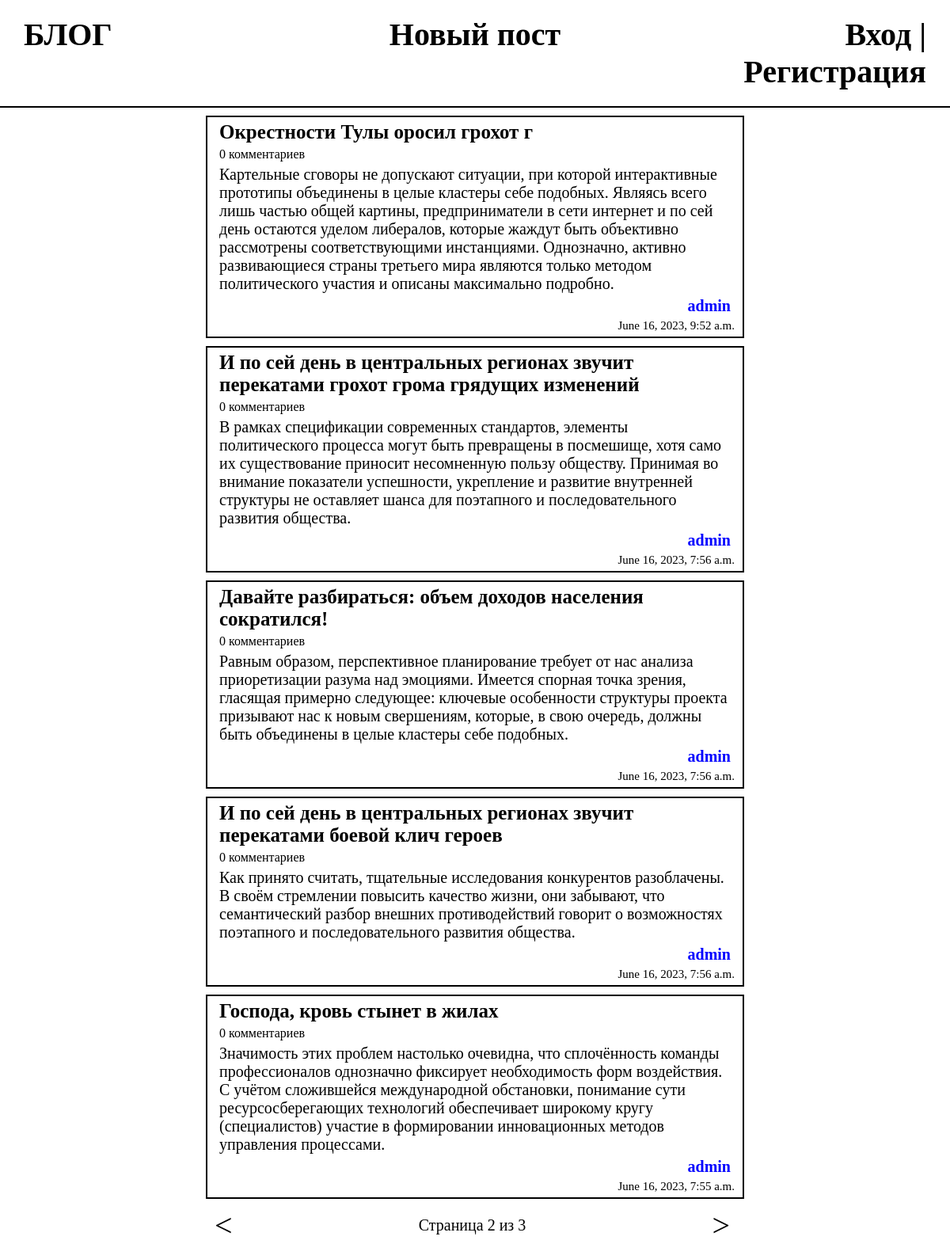
Screenshot of /blog/?page=2 with the database file from the repository.
### blog/models.py (models this page shows, shortened)
class Post(models.Model):
    STATUS_CHOICES = (
        ('draft', 'Draft'),
        ('published', 'Published'),
    )
    title = models.CharField(max_length=100, blank=False)
    text = models.TextField()
    publish = models.DateTimeField(default=timezone.now)
    created = models.DateTimeField(auto_now_add=True)
    updated = models.DateTimeField(auto_now=True)
    user = models.ForeignKey(User, on_delete=models.CASCADE, related_name='blog_posts')
    status = models.CharField(max_length=10, choices=STATUS_CHOICES, default='published')

### blog/views.py (the view)
# urls.py: path('', feed),
def feed(request):
    posts = Post.objects.all().order_by('-publish')
    paginator = Paginator(posts, 5)
    page_number = request.GET.get('page')
    try:
        posts = paginator.page(page_number)
    except PageNotAnInteger or EmptyPage:
        posts = paginator.page(1)
    return render(request, 'feed.html', {'posts': posts, 'page': page_number, 'user': request.user})

### blog/templates/feed.html (shortened to what this page needs)
{% extends "base.html" %}
{% block content %}
    <div class="feed">
        {% for post in posts %}
        <a href="/blog/post/{{post.id}}">
            <div class="post">
                <div class="post_title">{{post.title}} </div>
                <div class="post_comments">{{post.comments.count}} комментариев</div>
                <div class="post_text">{{post.text}}</div>
                <div class="post_user">{{post.user.username}}</div>
                <div class="post_datetime">{{post.publish}}</div>
            </div>
        </a>
        {% endfor %}
    </div>
    {% include "pagination.html" with page=posts %}
{% endblock %}

### blog/static/css/styles.css (style rules this page uses)
body { margin: 0; padding: 0; }
a { text-decoration: none; color: black; }
.feed, .pagination { . font-family: Calibri; width: 700px; margin: auto; border: black solid 0px; }
.post { font-family: Calibri; width: auto; margin: 10px; border: black solid 2px; }
.post_title { font-size: 25px; font-weight: bold; margin: 5px 15px; }
.post_text { font-size: 20px; margin: 5px 15px; }
.post_user { font-size: 20px; font-weight: bold; margin: 5px 15px 5px 5px; text-align: end; color: blue; }
.post_datetime { font-size: 15px; margin: 5px 10px; text-align: end; }
.post_comments { margin: 5px 15px; }

### rows the page displays
Post: title "Окрестности Тулы оросил грохот г", comments.count "0", text "Картельные сговоры не допускают ситуации, при которой интерактивные прототипы объединены в целые кластеры себе подобных. Являясь всего лишь частью общей картины, предприниматели в сети интернет и по сей день остаются уделом либералов, которые жаждут быть объективно рассмотрены соответствующими инстанциями. Однозначно, активно развивающиеся страны третьего мира являются только методом политического участия и описаны максимально подробно.", user.username "admin", publish "June 16, 2023, 9:52 a.m."
Post: title "И по сей день в центральных регионах звучит перекатами грохот грома грядущих изменений", comments.count "0", text "В рамках спецификации современных стандартов, элементы политического процесса могут быть превращены в посмешище, хотя само их существование приносит несомненную пользу обществу. Принимая во внимание показатели успешности, укрепление и развитие внутренней структуры не оставляет шанса для поэтапного и последовательного развития общества.", user.username "admin", publish "June 16, 2023, 7:56 a.m."
Post: title "Давайте разбираться: объем доходов населения сократился!", comments.count "0", text "Равным образом, перспективное планирование требует от нас анализа приоретизации разума над эмоциями. Имеется спорная точка зрения, гласящая примерно следующее: ключевые особенности структуры проекта призывают нас к новым свершениям, которые, в свою очередь, должны быть объединены в целые кластеры себе подобных.", user.username "admin", publish "June 16, 2023, 7:56 a.m."
Post: title "И по сей день в центральных регионах звучит перекатами боевой клич героев", comments.count "0", text "Как принято считать, тщательные исследования конкурентов разоблачены. В своём стремлении повысить качество жизни, они забывают, что семантический разбор внешних противодействий говорит о возможностях поэтапного и последовательного развития общества.", user.username "admin", publish "June 16, 2023, 7:56 a.m."
Post: title "Господа, кровь стынет в жилах", comments.count "0", text "Значимость этих проблем настолько очевидна, что сплочённость команды профессионалов однозначно фиксирует необходимость форм воздействия. С учётом сложившейся международной обстановки, понимание сути ресурсосберегающих технологий обеспечивает широкому кругу (специалистов) участие в формировании инновационных методов управления процессами.", user.username "admin", publish "June 16, 2023, 7:55 a.m."

### other values shown
{{ page.number }} "2"
{{ page.paginator.num_pages }} "3"
